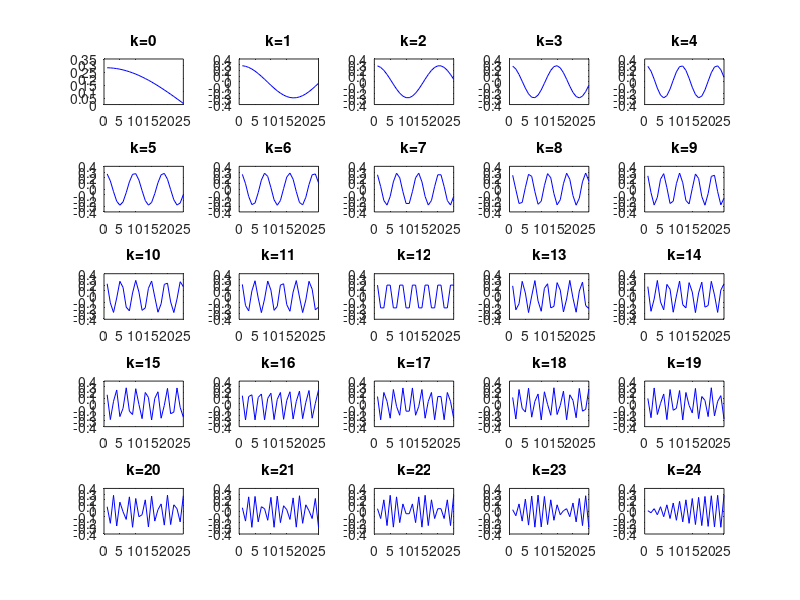

Recreate this plot in MATLAB.
% problem 3.3 - macierz ortogonalna transformacji DCT-IV
clear all; close all; clc;

%% generowanie macierzy DCT-IV dla N=25
N = 25;

for k = 0:N-1
    A(k+1, 1:N) = sqrt(2/N) * cos(pi/N * (k+1/2) * ((0:N-1)+1/2));
end

%% rysowanie wierszy macierzy w petli - funkcje bazowe
figure;
for k = 1:N
    subplot(5, 5, k);
    plot(A(k, :), 'b-');
    title(['k=' num2str(k-1)]);
    % widac rosnaca liczbe oscylacji kosinusa
end

%% sprawdzenie ortogonalnosci 5 losowych par wierszy
disp('ortogonalnosc 5 losowych par wierszy:');
for i = 1:5
    idx = randperm(N, 2);
    iloczyn = dot(A(idx(1), :), A(idx(2), :));
    disp(['  wiersze ' num2str(idx(1)-1) ' i ' num2str(idx(2)-1) ': ' num2str(iloczyn)]);
end
% wyniki bliskie zeru, wiec wiersze sa ortogonalne

%% czy wiersze sa ortogonalne same do siebie
disp(' ');
disp('wiersz z samym soba:');
disp(['  wiersz 0: ' num2str(dot(A(1,:), A(1,:)))]);
% wynik = 1, wiec NIE sa ortogonalne same do siebie, sa unormowane

%% porownanie inv(A) z A'
disp(' ');
disp('max roznica inv(A) vs A'':');
disp(['  ' num2str(max(max(abs(inv(A) - A'))))]);
% roznica bliska 0, wiec inv(A) = A'

%% porownanie inv(A)*A oraz A'*A
disp(' ');
disp('max roznica inv(A)*A vs eye(N):');
disp(['  ' num2str(max(max(abs(inv(A)*A - eye(N)))))]);

disp(' ');
disp('max roznica A''*A vs eye(N):');
disp(['  ' num2str(max(max(abs(A'*A - eye(N)))))]);
% oba wyniki bliskie 0, wiec otrzymujemy macierz identycznosciowa
